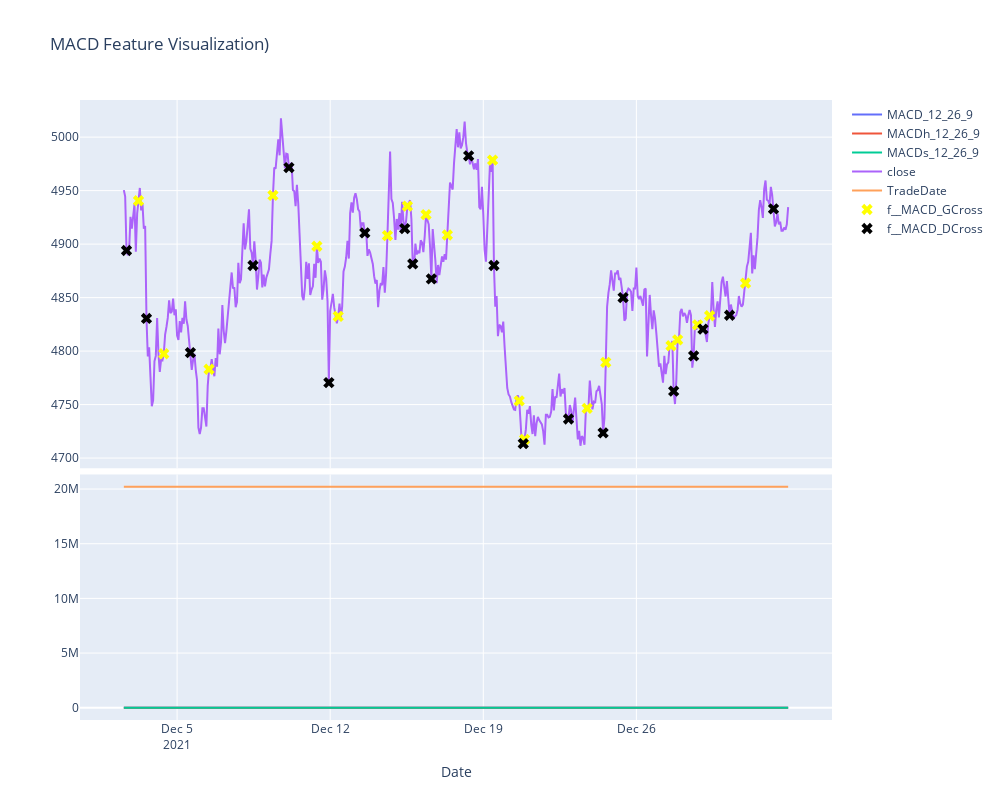

Source (notebook cell):
### Markdown cell above
# Simple MACD Plot

### Code cell
import utils
from plotly.subplots import make_subplots
import plotly.graph_objects as go
N=6
df = big.ta.macd(fast=12, slow=26, signal=9, offset=0)
df['close'] = big.close.values
df['TradeDate'] = big['TradeDate'].values
# df['f__RSI_LSDeviate'] = df.eval(f'rsi_{N} - rsi_4{N}')
df['f__MACD_GCross'] = np.where((df['MACDh_12_26_9'] > 0) & (df['MACDh_12_26_9'].shift(1) < 0) , df['close'], np.nan)
df['f__MACD_DCross'] = np.where((df['MACDh_12_26_9'] < 0) & (df['MACDh_12_26_9'].shift(1) > 0) , df['close'], np.nan)
display(df)
df = df.tail(500)

fig = make_subplots(rows=2, cols=1, shared_xaxes=True, vertical_spacing=0.01, row_heights=[0.6,0.4])
for col in df.columns:
    if 'close' in col:
        fig.add_trace(go.Scatter(x=df.index, y=df[col], name=col), row=1, col=1)
    elif 'GCross' in col:
        fig.add_trace(go.Scatter(x=df.index, y=df[col], name=col, mode='markers', marker=dict(size=10, symbol='x', color='yellow')), row=1, col=1)
    elif 'DCross' in col:
        fig.add_trace(go.Scatter(x=df.index, y=df[col], name=col, mode='markers', marker=dict(size=10, symbol='x', color='black')), row=1, col=1)
    else:
        fig.add_trace(go.Scatter(x=df.index, y=df[col], name=col), row=2, col=1)
fig.update_xaxes(
    title_text='Date', 
    rangebreaks=[dict(values=utils.GetBreaks(df, '15min'), dvalue=900000)],
    row=2, col=1
)
fig.update_layout(
    title=f'MACD Feature Visualization)',
    autosize=False, width=1000, height=800,
    yaxis=dict(autorange=True, fixedrange=False),
    showlegend=True,
)
fig.show()

### Figure 1 — Plotly figure (JSON) as saved in the notebook; plotly's stock layout.template omitted (floating-point values rounded to 4 significant figures; data arrays with more than 128 entries replaced by an {"elided": "..."} marker saying what was removed)
{"data": [{"name": "MACD_12_26_9", "type": "scatter", "x": {"elided": "500 str values"}, "xaxis": "x2", "y": {"elided": "500 float values"}, "yaxis": "y2"}, {"name": "MACDh_12_26_9", "type": "scatter", "x": {"elided": "500 str values"}, "xaxis": "x2", "y": {"elided": "500 float values"}, "yaxis": "y2"}, {"name": "MACDs_12_26_9", "type": "scatter", "x": {"elided": "500 str values"}, "xaxis": "x2", "y": {"elided": "500 float values"}, "yaxis": "y2"}, {"name": "close", "type": "scatter", "x": {"elided": "500 str values"}, "xaxis": "x", "y": {"elided": "500 float values"}, "yaxis": "y"}, {"name": "TradeDate", "type": "scatter", "x": {"elided": "500 str values"}, "xaxis": "x2", "y": {"elided": "500 int values"}, "yaxis": "y2"}, {"marker": {"color": "yellow", "size": 10, "symbol": "x"}, "mode": "markers", "name": "f__MACD_GCross", "type": "scatter", "x": {"elided": "500 str values"}, "xaxis": "x", "y": {"elided": "500 float values"}, "yaxis": "y"}, {"marker": {"color": "black", "size": 10, "symbol": "x"}, "mode": "markers", "name": "f__MACD_DCross", "type": "scatter", "x": {"elided": "500 str values"}, "xaxis": "x", "y": {"elided": "500 float values"}, "yaxis": "y"}], "layout": {"autosize": false, "height": 800, "showlegend": true, "title": {"text": "MACD Feature Visualization)"}, "width": 1000, "xaxis": {"anchor": "y", "domain": [0, 1], "matches": "x2", "showticklabels": false}, "xaxis2": {"anchor": "y2", "domain": [0, 1], "rangebreaks": [{"dvalue": 900000, "values": {"elided": "2350 str values"}}], "title": {"text": "Date"}}, "yaxis": {"anchor": "x", "autorange": true, "domain": [0.406, 1], "fixedrange": false}, "yaxis2": {"anchor": "x2", "domain": [0, 0.396]}}}
